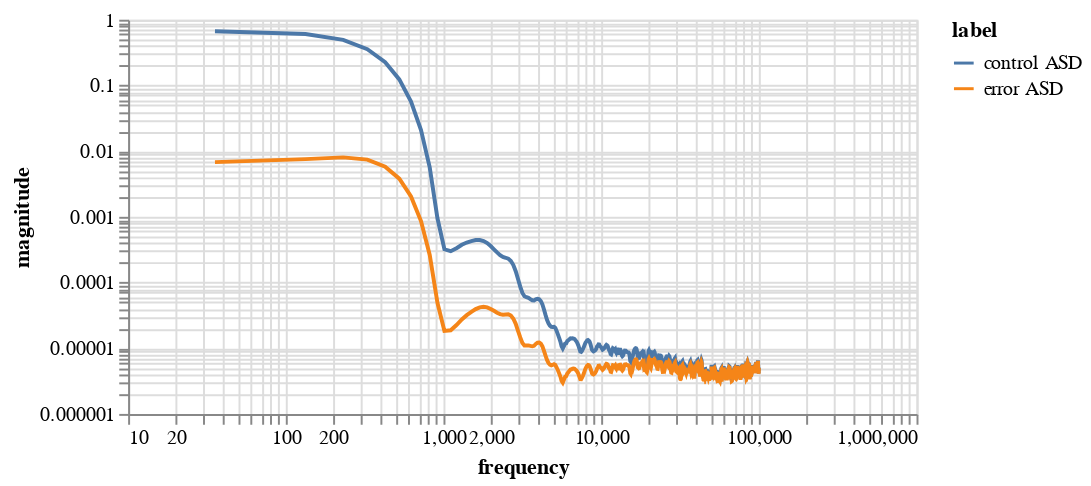

This figure's notebook cell:
### Code cell
alt.Chart(allspectra).mark_line().encode(
    x=alt.X('frequency:Q').scale(type="log"),
    y=alt.Y('magnitude:Q').scale(type="log"),
    color='label:N'
).properties(
    width=400,
    height=200
)

### Figure 1 — Vega-Lite specification as saved in the notebook (floating-point values rounded to 4 significant figures; data arrays with more than 128 entries replaced by an {"elided": "..."} marker saying what was removed)
{"config": {"view": {"continuousWidth": 300, "continuousHeight": 300}}, "data": {"name": "data-33dc9ffc3be9e5ad3451e4233ea5a8b1"}, "mark": {"type": "line"}, "encoding": {"color": {"field": "label", "type": "nominal"}, "x": {"field": "frequency", "scale": {"type": "log"}, "type": "quantitative"}, "y": {"field": "magnitude", "scale": {"type": "log"}, "type": "quantitative"}}, "height": 200, "width": 400, "$schema": "https://vega.github.io/schema/vega-lite/v5.16.3.json", "datasets": {"data-33dc9ffc3be9e5ad3451e4233ea5a8b1": {"elided": "2046 records"}}}
